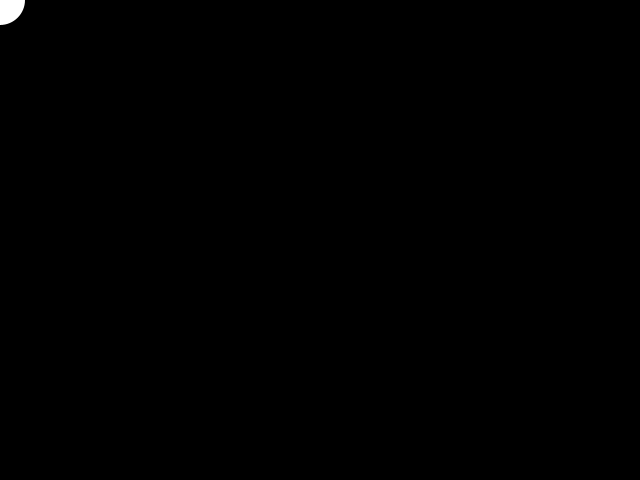
Frame 1 (no input)
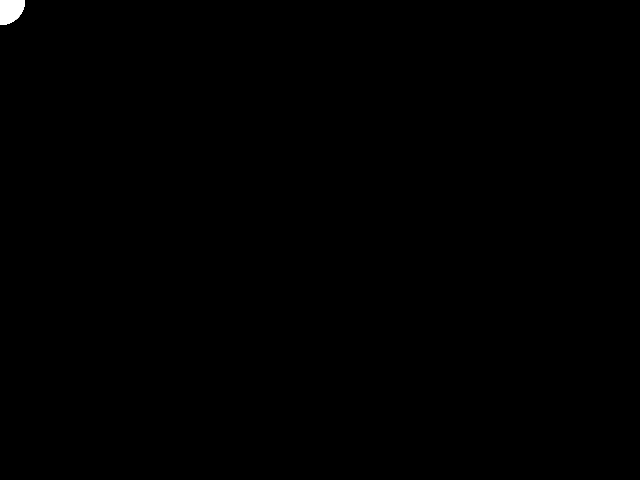
Frame 60 (the mouse pressed at the canvas centre just before this capture)
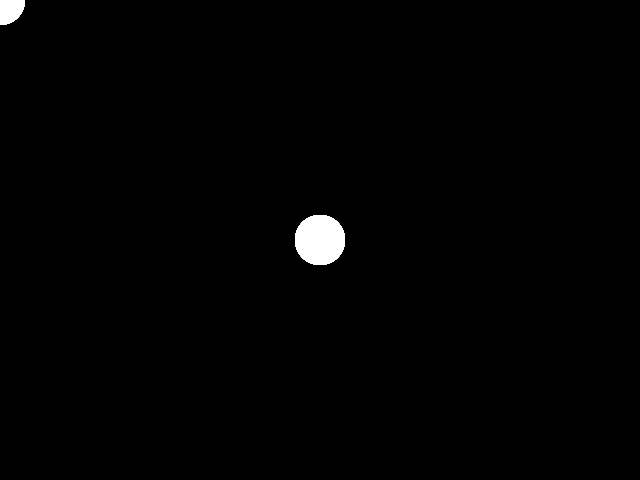
Frame 120 (the mouse held since frame 60 and released just before this capture)

The Processing sketch that drew these frames (run headless with seeded random() and noise(); from frame 60 on, the mouse is pressed at the canvas centre):

// Processing sketch: sketch_05_drawing
// ── sketch_05_drawing.pde
int ballSize = 50;
void setup() {
  //code run only once 
  size(640, 480);
  background(0);
  noStroke();
}


void draw() {
  //code will repeat/loop forever
  //background(random(255), random(255), random(255));
  fill(255);
  ellipse(mouseX, mouseY, ballSize, ballSize);
}

void keyPressed() {
  background(0);
}
